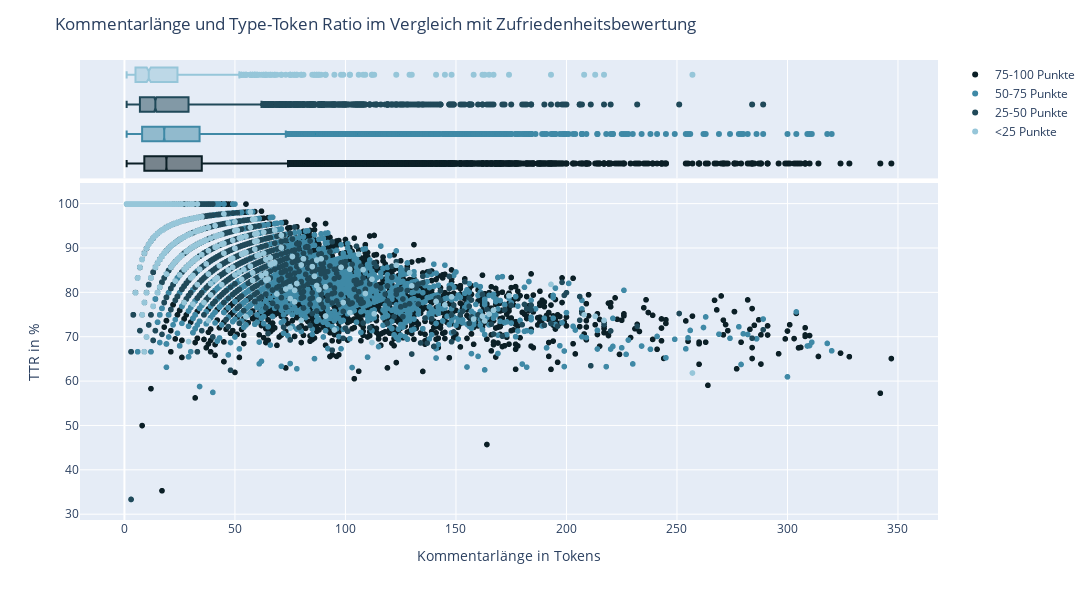

Notebook code cell kept with this figure:
### Code cell
# x and y given as array_like objects
fig = px.scatter(
    df_text,
    x='Kommentar_Tokens', 
    y='Kommentar_TTR',
    opacity = 1,
    color_discrete_sequence =color_discrete_sequence,
    color = "rating_selected_average_group",
    marginal_x='box',
    category_orders={"rating_selected_average_group": ["75-100 Punkte","50-75 Punkte","25-50 Punkte","<25 Punkte"]}
    #color_continuous_scale=[(0,'red'), (0.75, 'orange'), (1,'green')]
                 )

fig.update_layout(
    title="Kommentarlänge und Type-Token Ratio im Vergleich mit Zufriedenheitsbewertung",
    yaxis_title='TTR in %',
    xaxis_title='Kommentarlänge in Tokens',
    width=1200, 
    height=600,
    legend_title="")

#fig.update_yaxes(range=(55,105))

fig.show()

pio.write_image(fig,"images/fig-Characters-TTR_scatter.svg") #save fig as svg

### Figure 1 — Plotly figure (JSON) as saved in the notebook; plotly's stock layout.template omitted (floating-point values rounded to 4 significant figures; data arrays with more than 128 entries replaced by an {"elided": "..."} marker saying what was removed)
{"data": [{"hovertemplate": "rating_selected_average_group=75-100 Punkte<br>Kommentar_Tokens=%{x}<br>Kommentar_TTR=%{y}<extra></extra>", "legendgroup": "75-100 Punkte", "marker": {"color": "#0B1F26", "opacity": 1, "symbol": "circle"}, "mode": "markers", "name": "75-100 Punkte", "showlegend": true, "type": "scattergl", "x": {"elided": "38171 int values"}, "xaxis": "x", "y": {"elided": "38171 float values"}, "yaxis": "y"}, {"alignmentgroup": "True", "hovertemplate": "rating_selected_average_group=75-100 Punkte<br>Kommentar_Tokens=%{x}<extra></extra>", "legendgroup": "75-100 Punkte", "marker": {"color": "#0B1F26", "symbol": "circle"}, "name": "75-100 Punkte", "notched": true, "offsetgroup": "75-100 Punkte", "showlegend": false, "type": "box", "x": {"elided": "38171 int values"}, "xaxis": "x2", "yaxis": "y2"}, {"hovertemplate": "rating_selected_average_group=50-75 Punkte<br>Kommentar_Tokens=%{x}<br>Kommentar_TTR=%{y}<extra></extra>", "legendgroup": "50-75 Punkte", "marker": {"color": "#3F89A6", "opacity": 1, "symbol": "circle"}, "mode": "markers", "name": "50-75 Punkte", "showlegend": true, "type": "scattergl", "x": {"elided": "19060 int values"}, "xaxis": "x", "y": {"elided": "19060 float values"}, "yaxis": "y"}, {"alignmentgroup": "True", "hovertemplate": "rating_selected_average_group=50-75 Punkte<br>Kommentar_Tokens=%{x}<extra></extra>", "legendgroup": "50-75 Punkte", "marker": {"color": "#3F89A6", "symbol": "circle"}, "name": "50-75 Punkte", "notched": true, "offsetgroup": "50-75 Punkte", "showlegend": false, "type": "box", "x": {"elided": "19060 int values"}, "xaxis": "x2", "yaxis": "y2"}, {"hovertemplate": "rating_selected_average_group=25-50 Punkte<br>Kommentar_Tokens=%{x}<br>Kommentar_TTR=%{y}<extra></extra>", "legendgroup": "25-50 Punkte", "marker": {"color": "#204959", "opacity": 1, "symbol": "circle"}, "mode": "markers", "name": "25-50 Punkte", "showlegend": true, "type": "scattergl", "x": {"elided": "5185 int values"}, "xaxis": "x", "y": {"elided": "5185 float values"}, "yaxis": "y"}, {"alignmentgroup": "True", "hovertemplate": "rating_selected_average_group=25-50 Punkte<br>Kommentar_Tokens=%{x}<extra></extra>", "legendgroup": "25-50 Punkte", "marker": {"color": "#204959", "symbol": "circle"}, "name": "25-50 Punkte", "notched": true, "offsetgroup": "25-50 Punkte", "showlegend": false, "type": "box", "x": {"elided": "5185 int values"}, "xaxis": "x2", "yaxis": "y2"}, {"hovertemplate": "rating_selected_average_group=<25 Punkte<br>Kommentar_Tokens=%{x}<br>Kommentar_TTR=%{y}<extra></extra>", "legendgroup": "<25 Punkte", "marker": {"color": "#96C6D9", "opacity": 1, "symbol": "circle"}, "mode": "markers", "name": "<25 Punkte", "showlegend": true, "type": "scattergl", "x": {"elided": "1048 int values"}, "xaxis": "x", "y": {"elided": "1048 float values"}, "yaxis": "y"}, {"alignmentgroup": "True", "hovertemplate": "rating_selected_average_group=<25 Punkte<br>Kommentar_Tokens=%{x}<extra></extra>", "legendgroup": "<25 Punkte", "marker": {"color": "#96C6D9", "symbol": "circle"}, "name": "<25 Punkte", "notched": true, "offsetgroup": "<25 Punkte", "showlegend": false, "type": "box", "x": {"elided": "1048 int values"}, "xaxis": "x2", "yaxis": "y2"}], "layout": {"height": 600, "legend": {"title": {"text": ""}, "tracegroupgap": 0}, "margin": {"t": 60}, "title": {"text": "Kommentarlänge und Type-Token Ratio im Vergleich mit Zufriedenheitsbewertung"}, "width": 1200, "xaxis": {"anchor": "y", "domain": [0, 1], "title": {"text": "Kommentarlänge in Tokens"}}, "xaxis2": {"anchor": "y2", "domain": [0, 1], "matches": "x", "showgrid": true, "showticklabels": false}, "yaxis": {"anchor": "x", "domain": [0, 0.7326], "title": {"text": "TTR in %"}}, "yaxis2": {"anchor": "x2", "domain": [0.7426, 1], "matches": "y2", "showgrid": false, "showline": false, "showticklabels": false, "ticks": ""}}}
